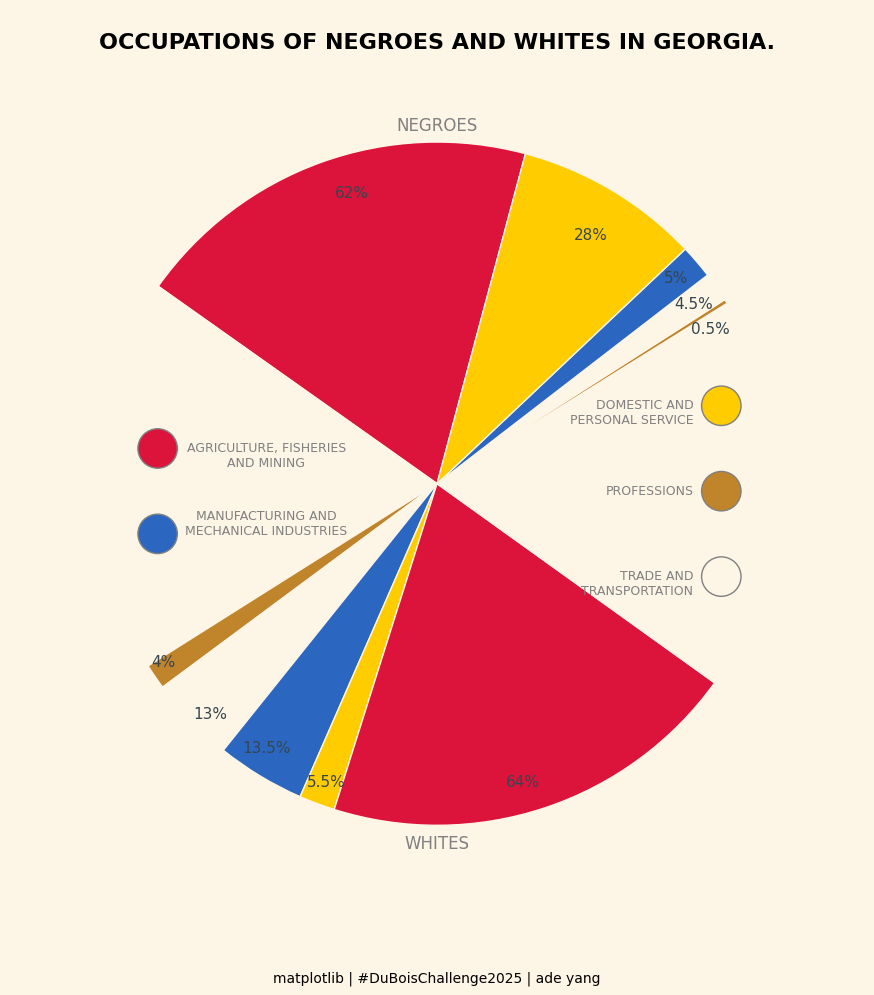

Reproduce this figure in Python.
# IMPORT LIBRARIES
import pandas as pd
import matplotlib.pyplot as plt
import numpy as np

# PROCESS DATA

# Create an updated Percentage column
df['Degrees'] = df['Percentage']*112.5/100

# Append the ghost part of the pie adding new rows
new_rows = [
    {"Group": "Ghost", "Occupation": "Whisper1", "Percentage": 0.0, "Degrees": 67.5},
    {"Group": "Ghost", "Occupation": "Whisper2", "Percentage": 0.0, "Degrees": 67.5}
]
new_rows_df = pd.DataFrame(new_rows)
df = pd.concat([df, new_rows_df], ignore_index=True)

df['Percentage updated'] = round(df['Degrees']*100/360,1)
df['Color'] = ['#DC143C', '#2b67c0', '#ffcc00', '#c0842b', 'oldlace','#DC143C', '#2b67c0', '#ffcc00', '#c0842b', 'oldlace', 'oldlace', 'oldlace' ]

# reindex the dataframe
df = df.reindex(index=[0, 10, 8, 9, 6, 7, 5, 11, 3, 4, 1, 2]).reset_index(drop=True)

# PIE PLOT 
percentages = df.loc[df.index, "Percentage updated"]
labels = df.loc[df.index, "Occupation"]
colors = df.loc[df.index, "Color"]

fig, ax = plt.subplots(figsize=(10, 10))
ax.pie(
    percentages,
    #labels=labels,
    colors=colors,
    startangle=75,
    wedgeprops=dict(edgecolor='oldlace')
)
# DESIGN
fig.patch.set_facecolor('oldlace') 
ax.set_facecolor('oldlace')  


# ANNOTATIONS
ax.text(0.3, 0.55, "AGRICULTURE, FISHERIES\nAND MINING", fontsize=9, fontweight='light', fontname="Sans Serif",ha='center', va='top', transform=ax.transAxes, color="grey", rotation=0)
ax.text(0.3, 0.47, "MANUFACTURING AND\nMECHANICAL INDUSTRIES", fontsize=9, fontweight='light', fontname="Sans Serif",ha='center', va='top', transform=ax.transAxes, color="grey", rotation=0)
ax.text(0.8, 0.6, "DOMESTIC AND\nPERSONAL SERVICE", fontsize=9, fontweight='light', fontname="Sans Serif",ha='right', va='top', transform=ax.transAxes, color="grey", rotation=0)
ax.text(0.8, 0.4, "TRADE AND\nTRANSPORTATION", fontsize=9, fontweight='light', fontname="Sans Serif",ha='right', va='top', transform=ax.transAxes, color="grey", rotation=0)
ax.text(0.8, 0.5, "PROFESSIONS", fontsize=9, fontweight='light', fontname="Sans Serif",ha='right', va='top', transform=ax.transAxes, color="grey", rotation=0)

ax.text(0.17, 0.55, " ", fontsize=11, fontweight='light', fontname="Sans Serif", ha='left', va='top', transform=ax.transAxes, color="#2b67c0", rotation=0, bbox=dict(facecolor='#2b67c0', edgecolor='grey', boxstyle='circle,pad=0.8'))
ax.text(0.17, 0.45, " ", fontsize=11, fontweight='light', fontname="Sans Serif", ha='left', va='top', transform=ax.transAxes, color="#DC143C", rotation=0, bbox=dict(facecolor='#DC143C', edgecolor='grey', boxstyle='circle,pad=0.8'))
ax.text(0.83, 0.6, " ", fontsize=11, fontweight='light', fontname="Sans Serif", ha='left', va='top', transform=ax.transAxes, color="#ffcc00", rotation=0, bbox=dict(facecolor='#ffcc00', edgecolor='grey', boxstyle='circle,pad=0.8'))
ax.text(0.83, 0.5, " ", fontsize=11, fontweight='light', fontname="Sans Serif", ha='left', va='top', transform=ax.transAxes, color="#c0842b", rotation=0, bbox=dict(facecolor='#c0842b', edgecolor='grey', boxstyle='circle,pad=0.8'))
ax.text(0.83, 0.4, " ", fontsize=11, fontweight='light', fontname="Sans Serif", ha='left', va='top', transform=ax.transAxes, color="oldlace", rotation=0, bbox=dict(facecolor='oldlace', edgecolor='grey', boxstyle='circle,pad=0.8'))


ax.text(0.5, 0.09, "WHITES", fontsize=12, fontweight='light', fontname="Sans Serif",ha='center', va='top', transform=ax.transAxes, color="grey", rotation=0)
ax.text(0.5, 0.93, "NEGROES", fontsize=12, fontweight='light', fontname="Sans Serif",ha='center', va='top', transform=ax.transAxes, color="grey", rotation=0)

ax.text(0.4, 0.85, "62%", fontsize=11, fontweight='light', fontname="Sans Serif",ha='center', va='top', transform=ax.transAxes, color="#36454F", rotation=0)
ax.text(0.78, 0.75, "5%", fontsize=11, fontweight='light', fontname="Sans Serif",ha='center', va='top', transform=ax.transAxes, color="#36454F", rotation=0)
ax.text(0.68, 0.8, "28%", fontsize=11, fontweight='light', fontname="Sans Serif",ha='center', va='top', transform=ax.transAxes, color="#36454F", rotation=0)
ax.text(0.82, 0.69, "0.5%", fontsize=11, fontweight='light', fontname="Sans Serif",ha='center', va='top', transform=ax.transAxes, color="#36454F", rotation=0)
ax.text(0.8, 0.72, "4.5%", fontsize=11, fontweight='light', fontname="Sans Serif",ha='center', va='top', transform=ax.transAxes, color="#36454F", rotation=0)
ax.text(0.6, 0.16, "64%", fontsize=11, fontweight='light', fontname="Sans Serif",ha='center', va='top', transform=ax.transAxes, color="#36454F", rotation=0)
ax.text(0.30, 0.2, "13.5%", fontsize=11, fontweight='light', fontname="Sans Serif",ha='center', va='top', transform=ax.transAxes, color="#36454F", rotation=0)
ax.text(0.37, 0.16, "5.5%", fontsize=11, fontweight='light', fontname="Sans Serif",ha='center', va='top', transform=ax.transAxes, color="#36454F", rotation=0)
ax.text(0.18, 0.3, "4%", fontsize=11, fontweight='light', fontname="Sans Serif",ha='center', va='top', transform=ax.transAxes, color="#36454F", rotation=0)
ax.text(0.235, 0.24, "13%", fontsize=11, fontweight='light', fontname="Sans Serif",ha='center', va='top', transform=ax.transAxes, color="#36454F", rotation=0)

ax.text(0.5, -0.07, "matplotlib | #DuBoisChallenge2025 | ade yang", fontsize=10, fontweight='light', fontname="Sans Serif", ha='center', va='top', transform=ax.transAxes, color="black")


plt.title("\nOCCUPATIONS OF NEGROES AND WHITES IN GEORGIA.", fontsize=16, fontweight='bold')

plt.tight_layout()
plt.show()
